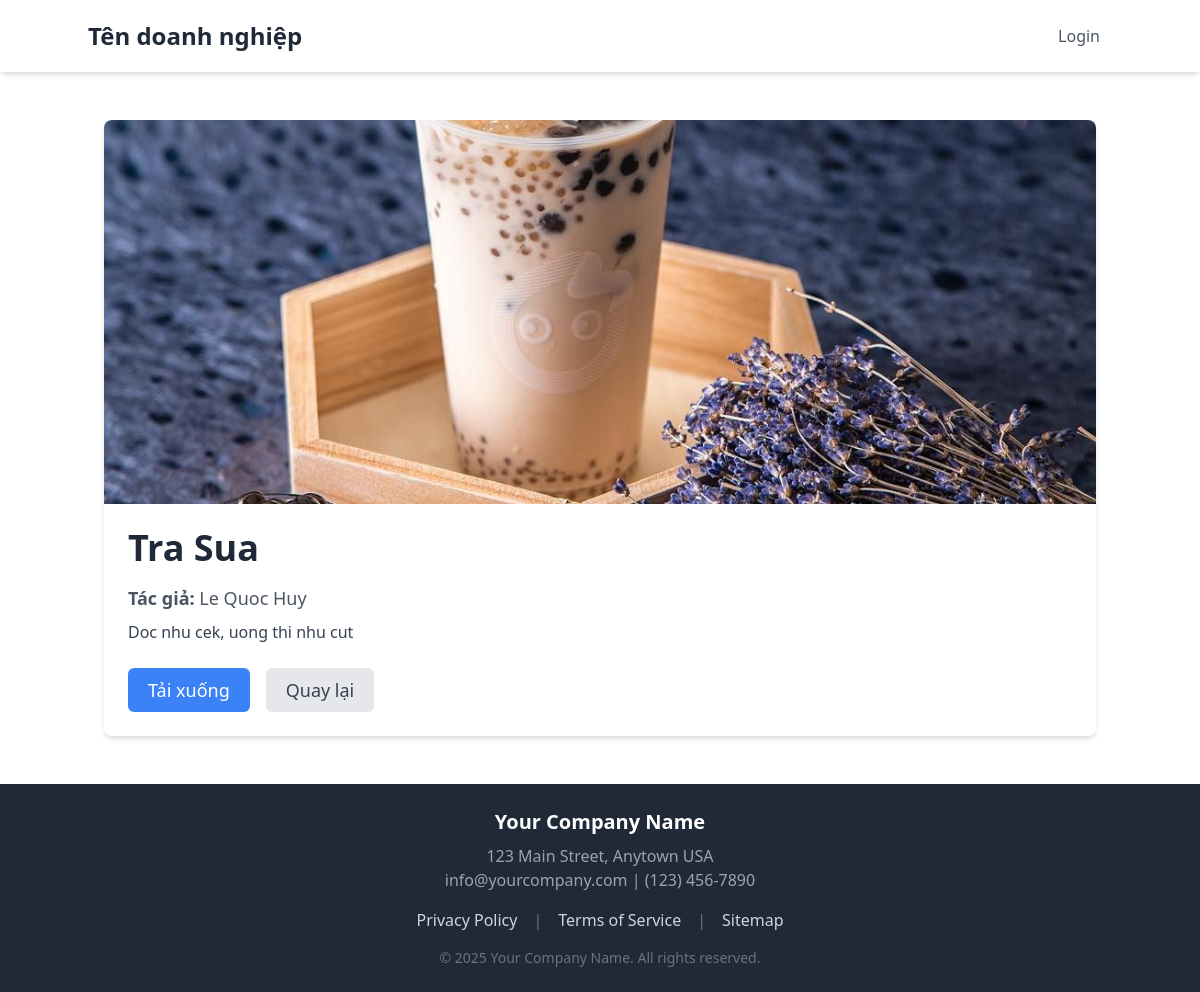
The app's page /document/2/ with its own data.
### app/models.py (models this page shows, shortened)
class Document(models.Model):
    title = models.CharField(max_length=255, blank=True)
    author = models.CharField(max_length=255, blank=True)
    description = models.TextField(blank=True)
    image = models.ImageField(upload_to='data/images/')
    document = models.FileField(upload_to='data/documents/')
    uploaded_at = models.DateTimeField(auto_now_add=True)
    favorited_by = models.ManyToManyField(User, related_name='favorite_documents', blank=True)

### app/views.py (the view)
# urls.py: path('document/<int:document_id>/', DocumentDetailPage, name='document-detail'),
def DocumentDetailPage(request, document_id):
    document = get_object_or_404(Document, id=document_id)
    context = {
        'document': document
    }
    return render(request, 'DocumentDetailPage.html', context)

### app/templates/DocumentDetailPage.html (shortened to what this page needs)
{% extends 'Base.html' %}
{% block content %}
<div class="container mx-auto mt-8 p-4">
    <div class="bg-white rounded-lg shadow-md overflow-hidden">
        <img src="{{ document.image.url }}" alt="Document Image" class="w-full h-96 object-cover">
        <div class="p-6">
            <h1 class="text-4xl font-bold text-gray-800 mb-4">{{ document.title }}</h1>
            <p class="text-lg text-gray-600 mb-2"><strong>Tác giả:</strong> {{ document.author }}</p>
            <p class="text-md text-gray-700 mb-6">{{ document.description }}</p>
            <div class="flex justify-start space-x-4">
                <a href="{{ document.document.url }}" download class="text-white bg-blue-500 hover:bg-blue-600 px-5 py-2 rounded-md text-lg transition duration-300">Tải xuống</a>
                <a href="{% url 'home' %}" class="text-gray-700 bg-gray-200 hover:bg-gray-300 px-5 py-2 rounded-md text-lg transition duration-300">Quay lại</a>
            </div>
        </div>
    </div>
</div>
{% endblock %}

### app/templates/Base.html (shortened to what this page needs)
<!DOCTYPE html>
<html lang="en">
<head>
    <script src="https://cdn.tailwindcss.com"></script>
    <link rel="stylesheet" href="https://cdnjs.cloudflare.com/ajax/libs/font-awesome/6.5.2/css/all.min.css" />
</head>
<body>
    {% include 'components/layout/Navbar.html' %}
    {% block content %}
    {% endblock %}
    {% include 'components/layout/Footer.html' %}
</body>
</html>

### app/templates/components/layout/Navbar.html (shortened to what this page needs)
{% load static %}
<nav class="bg-white p-4 shadow-md">
    <div class="container mx-auto flex justify-between items-center">
        <a href="{% url 'home' %}" class="text-2xl font-bold text-gray-800 mr-8">Tên doanh nghiệp</a>
        <div class="hidden md:flex space-x-4 ml-8">
            {% if user.is_authenticated %}
                <a href="{% url 'favorites' %}" class="text-gray-600 hover:text-gray-800 px-3 py-2 rounded-md hover:bg-gray-100 transition duration-300">Favorite</a>
                <a href="{% url 'profile' %}" class="text-gray-600 hover:text-gray-800 px-3 py-2 rounded-md hover:bg-gray-100 transition duration-300">Profile</a>
                <a href="{% url 'upload' %}" class="text-gray-600 hover:text-gray-800 px-3 py-2 rounded-md hover:bg-gray-100 transition duration-300">Upload</a>
                <a href="#" class="text-gray-600 hover:text-gray-800 px-3 py-2 rounded-md hover:bg-gray-100 transition duration-300">{{ user.username }}</a>
                <a href="{% url 'logout' %}" class="text-gray-600 hover:text-gray-800 px-3 py-2 rounded-md hover:bg-gray-100 transition duration-300"><i class="fas fa-sign-out-alt"></i></a>
            {% else %}
                <a href="{% url 'login' %}" class="text-gray-600 hover:text-gray-800 px-3 py-2 rounded-md hover:bg-gray-100 transition duration-300">Login</a>
            {% endif %}
        </div>
    </div>
</nav>

### app/templates/components/layout/Footer.html
<footer class="bg-gray-800 text-white p-6 mt-8">
    <div class="container mx-auto text-center">
        <div class="mb-4">
            <h3 class="text-xl font-bold mb-2">Your Company Name</h3>
            <p class="text-gray-400">123 Main Street, Anytown USA</p>
            <p class="text-gray-400">info@yourcompany.com | (123) 456-7890</p>
        </div>
        <div class="flex justify-center space-x-4 mb-4">
            <a href="#" class="text-gray-300 hover:text-white">Privacy Policy</a>
            <span class="text-gray-500">|</span>
            <a href="#" class="text-gray-300 hover:text-white">Terms of Service</a>
            <span class="text-gray-500">|</span>
            <a href="#" class="text-gray-300 hover:text-white">Sitemap</a>
        </div>
        <div class="text-gray-500 text-sm">
            &copy; 2025 Your Company Name. All rights reserved.
        </div>
    </div>
</footer>

### records on screen
Document: image (picture), title "Tra Sua", author "Le Quoc Huy", description "Doc nhu cek, uong thi nhu cut"
